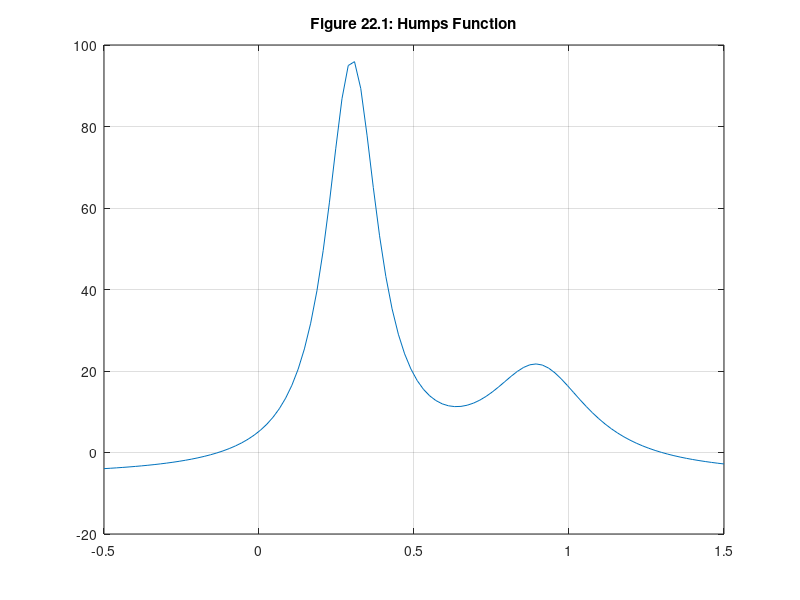

MATLAB code for this plot:
% MATLAB Script: HumpsFunction.m

% Graphical and Computational Display of Humps Function

x = linspace(-0.5,1.5);
y = humps(x);
plot(x,y)
grid on
title('Figure 22.1: Humps Function')

% Formatting and Computation of Humps Function
format long   % display more precision
H_humps = @humps;  % create function handle to humps.m function.

x = fzero(H_humps,1.3)
humps(x)   % how close is it to 0 (zero)?
H_humps(x) % evaluate humps through its handle as well

[x,value] = fzero(H_humps,-0.2)
[x,value] = fzero(H_humps,[-2 0])

options = optimset('Display','iter');  % show iteration history
[x,value] = fzero(H_humps,[-2 0], options)

options = optimset('TolX',0.1);
[x,value] = fzero(H_humps,[-2 0], options)

options = optimset('Display','iter','TolX',0.1); % set both
[x,value] = fzero(H_humps,[-2 0], options)

%[x,value] = fzero(H_humps,[0 1.2])
